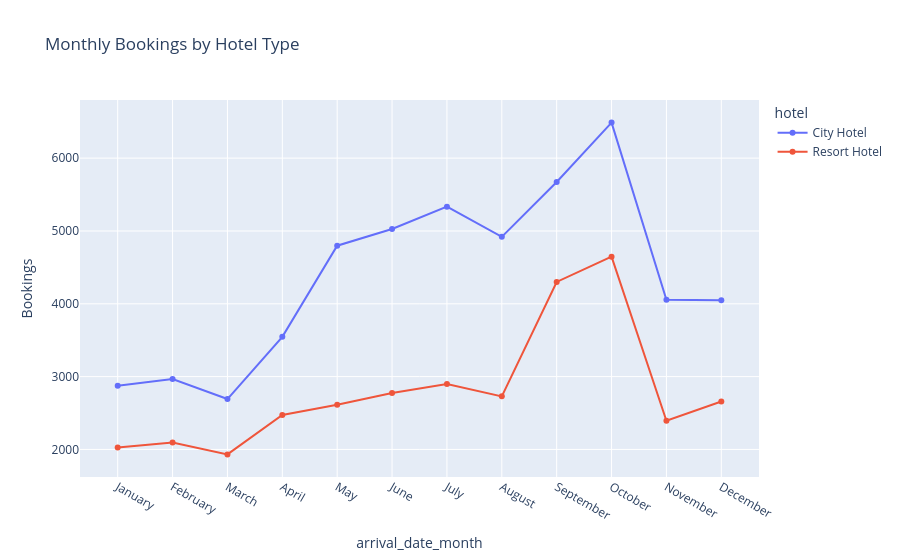

The code cell stored with this chart in its notebook:
### Code cell
monthly_hotel = (
    df.groupby(
        ["arrival_date_month", "hotel"],
        observed=True
    )
    .size()
    .reset_index(name="Bookings")
)

fig = px.line(
    monthly_hotel,
    x="arrival_date_month",
    y="Bookings",
    color="hotel",
    markers=True,
    title="Monthly Bookings by Hotel Type"
)

fig.show()

### Figure 1 — Plotly figure (JSON) as saved in the notebook; plotly's stock layout.template omitted (floating-point values rounded to 4 significant figures)
{"data": [{"hovertemplate": "hotel=City Hotel<br>arrival_date_month=%{x}<br>Bookings=%{y}<extra></extra>", "legendgroup": "City Hotel", "line": {"color": "#636efa", "dash": "solid"}, "marker": {"symbol": "circle"}, "mode": "lines+markers", "name": "City Hotel", "orientation": "v", "showlegend": true, "type": "scatter", "x": ["January", "February", "March", "April", "May", "June", "July", "August", "September", "October", "November", "December"], "xaxis": "x", "y": [2875, 2967, 2692, 3546, 4798, 5027, 5334, 4919, 5673, 6488, 4055, 4048], "yaxis": "y"}, {"hovertemplate": "hotel=Resort Hotel<br>arrival_date_month=%{x}<br>Bookings=%{y}<extra></extra>", "legendgroup": "Resort Hotel", "line": {"color": "#EF553B", "dash": "solid"}, "marker": {"symbol": "circle"}, "mode": "lines+markers", "name": "Resort Hotel", "orientation": "v", "showlegend": true, "type": "scatter", "x": ["January", "February", "March", "April", "May", "June", "July", "August", "September", "October", "November", "December"], "xaxis": "x", "y": [2026, 2096, 1932, 2474, 2613, 2776, 2897, 2729, 4300, 4647, 2394, 2658], "yaxis": "y"}], "layout": {"legend": {"title": {"text": "hotel"}, "tracegroupgap": 0}, "title": {"text": "Monthly Bookings by Hotel Type"}, "xaxis": {"anchor": "y", "domain": [0, 1], "title": {"text": "arrival_date_month"}}, "yaxis": {"anchor": "x", "domain": [0, 1], "title": {"text": "Bookings"}}}}
